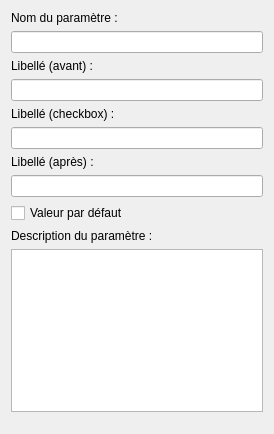
<?xml version="1.0" encoding="UTF-8"?>
<ui version="4.0">
 <class>WidgetInt</class>
 <widget class="QWidget" name="WidgetInt">
  <property name="geometry">
   <rect>
    <x>0</x>
    <y>0</y>
    <width>274</width>
    <height>434</height>
   </rect>
  </property>
  <property name="sizePolicy">
   <sizepolicy hsizetype="Fixed" vsizetype="Expanding">
    <horstretch>0</horstretch>
    <verstretch>0</verstretch>
   </sizepolicy>
  </property>
  <property name="windowTitle">
   <string>Form</string>
  </property>
  <layout class="QVBoxLayout" name="verticalLayout">
   <item>
    <widget class="QLabel" name="label">
     <property name="text">
      <string>Nom du paramètre :</string>
     </property>
    </widget>
   </item>
   <item>
    <widget class="QLineEdit" name="alias"/>
   </item>
   <item>
    <widget class="QLabel" name="label_2">
     <property name="text">
      <string>Libellé (avant) :</string>
     </property>
    </widget>
   </item>
   <item>
    <widget class="QLineEdit" name="libBefore"/>
   </item>
   <item>
    <widget class="QLabel" name="label_5">
     <property name="text">
      <string>Libellé (checkbox) :</string>
     </property>
    </widget>
   </item>
   <item>
    <widget class="QLineEdit" name="libCheckbox"/>
   </item>
   <item>
    <widget class="QLabel" name="label_4">
     <property name="text">
      <string>Libellé (après) :</string>
     </property>
    </widget>
   </item>
   <item>
    <widget class="QLineEdit" name="libAfter"/>
   </item>
   <item>
    <widget class="QCheckBox" name="defaultValue">
     <property name="text">
      <string>Valeur par défaut</string>
     </property>
    </widget>
   </item>
   <item>
    <widget class="QLabel" name="label_3">
     <property name="text">
      <string>Description du paramètre :</string>
     </property>
    </widget>
   </item>
   <item>
    <widget class="QPlainTextEdit" name="description">
     <property name="sizePolicy">
      <sizepolicy hsizetype="Preferred" vsizetype="Expanding">
       <horstretch>0</horstretch>
       <verstretch>0</verstretch>
      </sizepolicy>
     </property>
    </widget>
   </item>
   <item>
    <spacer name="verticalSpacer">
     <property name="orientation">
      <enum>Qt::Vertical</enum>
     </property>
     <property name="sizeHint" stdset="0">
      <size>
       <width>20</width>
       <height>40</height>
      </size>
     </property>
    </spacer>
   </item>
  </layout>
 </widget>
 <resources/>
 <connections/>
</ui>
